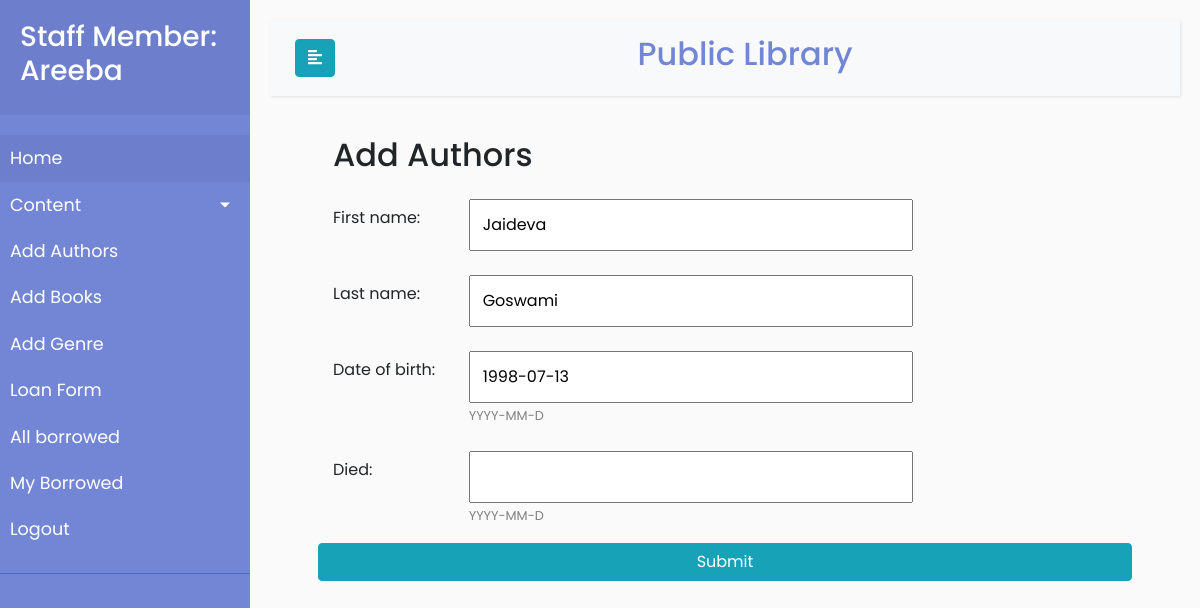
/catalog/author/9/update/ (signed in), run on the app's committed database.
### catalog/models.py (models this page shows, shortened)
class Author(models.Model):
    first_name = models.CharField(max_length=100)
    last_name = models.CharField(max_length=100)
    date_of_birth = models.DateField(null=True, blank=True,help_text='YYYY-MM-D')
    date_of_death = models.DateField('died', null=True, blank=True,help_text='YYYY-MM-D')
    class Meta:
        ordering = ['last_name', 'first_name']

### catalog/views.py (the view)
# urls.py: path('author/<int:pk>/update/', AuthorUpdate.as_view(), name='author_update'),
class AuthorUpdate(PermissionRequiredMixin,UpdateView):
    model = Author
    fields = ['first_name', 'last_name', 'date_of_birth', 'date_of_death']
    permission_required = 'catalog.can_mark_returned'
    success_url = '/catalog/authors/'

### catalog/templates/catalog/author_form.html (shortened to what this page needs)
{% extends 'catalog/base_generic.html' %}
{% block content %}
<div class="col-sm-7 mx-5">
    <h2>Add Authors</h2>
</div>
<form method="post">
    {% for field in form %}
    <div class="form-group row mx-5 mt-4">
      <div class="col-sm-2 col-form-label">{{ field.label_tag }}</div>
        <div class="col-sm-7">
          {{field}} <br>
          {% if field.help_text %}
            <small style="color: grey">{{ field.help_text }}</small>
          {% endif %}
        </div>
    </div>
  {% endfor %}
<div class="form-group row mx-5">
    <button type="submit" class="btn btn-info btn-block">Submit</button>
</div>
</form>
{% endblock %}

### catalog/templates/catalog/base_generic.html (shortened to what this page needs)
<!DOCTYPE html>
<html>
<head>
    <link rel="stylesheet" href="https://stackpath.bootstrapcdn.com/bootstrap/4.1.0/css/bootstrap.min.css">
   {% load static %}
    <link rel="stylesheet" href="{% static 'catalog/CSS/base.css' %}">
    <link rel="stylesheet" href="https://cdnjs.cloudflare.com/ajax/libs/malihu-custom-scrollbar-plugin/3.1.5/jquery.mCustomScrollbar.min.css">
</head>
<body>
  <div class="wrapper">
    {% block sidebar %}
    <nav id="sidebar">
        <div class="sidebar-header">
            {% if user.is_authenticated and perms.catalog.can_mark_returned %}
                <h3>Staff Member: {{user.get_username}}
            {% elif user.is_authenticated %}
                <h3>User: {{user.get_username}}
            {% else %}
                <h3>Public Library</h3>
            {% endif %}
        </div>
        <ul class="list-unstyled components">
            <li class="active">
                <a href="{% url 'catalog:index' %}">Home</a>
            </li>
            <li>
                <a href="#pageSubmenu" data-toggle="collapse" aria-expanded="false" class="dropdown-toggle">Content</a>
            </li>
            {% if perms.catalog.add_author and perms.catalog.add_book %}
                <li><a href="{% url 'catalog:author_create' %}">Add Authors</a></li>
                <li><a href="{% url 'catalog:book_create' %}">Add Books</a></li>
                <li><a href="{% url 'catalog:genre_create' %}">Add Genre</a></li>
                <li><a href="{% url 'catalog:book_instance_create' %}">Loan Form</a></li>
            {% endif %}
            {% if perms.catalog.can_mark_returned%}
                <li><a href="{% url 'catalog:all-borrowed' %}">All borrowed</a></li>
            {% endif %}
            {% if user.is_authenticated %}
                <li><a href="{% url 'catalog:my-borrowed' %}">My Borrowed</a></li>
                <li><a href="{% url 'logout'%}?next={{request.path}}">Logout</a></li>
            {% else %}
                <li><a href="{% url 'login'%}?next={{request.path}}">Login</a></li>
            {% endif %}
    </nav>
    <div id="content">
        <nav class="navbar navbar-expand-lg navbar-light bg-light">
                <div class="container-fluid">
                    <button type="button" id="sidebarCollapse" class="btn btn-info">
                        <i class="fas fa-align-left"></i>
                    </button>
                    <div class="col text-center text-primary">
                        <h2 style="color:#7386D5">Public Library</h2>
                    </div>
                </div>
        </nav>
    {% endblock %}
    {% block content %}{% endblock %}
            <div class="col-sm-7 mx-5">
</div>
    </div>
    </div>
    {% load static %}
</body>
</html>

### catalog/static/catalog/CSS/base.css (style rules this page uses)
body { font-family: 'Poppins', sans-serif; background: #fafafa; }
a, a:hover, a:focus { color: inherit; text-decoration: none; transition: all 0.3s; }
.navbar { padding: 15px 10px; background: #fff; border: none; border-radius: 0; margin-bottom: 40px; box-shadow: 1px 1px 3px rgba(0, 0, 0, 0.1); }
.wrapper { display: flex; width: 100%; align-items: stretch; }
#sidebar { min-width: 250px; max-width: 250px; background: #7386D5; color: #fff; transition: all 0.3s; }
#sidebar .sidebar-header { padding: 20px; background: #6d7fcc; }
#sidebar ul.components { padding: 20px 0; border-bottom: 1px solid #47748b; }
#sidebar ul li a { padding: 10px; font-size: 1.1em; display: block; }
#sidebar ul li.active>a, a[aria-expanded="true"] { color: #fff; background: #6d7fcc; }
a[data-toggle="collapse"] { position: relative; }
.dropdown-toggle::after { display: block; position: absolute; top: 50%; right: 20px; transform: translateY(-50%); }
#content { width: 100%; padding: 20px; min-height: 100vh; transition: all 0.3s; }

### catalog/templates/catalog/author_form.html (style rules this page uses)
input { width:100%; padding: 12px; }

### data on the page
Author: form "Jaideva" "Goswami" "1998-07-13"

### other printed values
{{ user.get_username }} "Areeba"
{{ field.label_tag }} "First name:" "Last name:" "Date of birth:" "Died:"
{{ field.help_text }} "YYYY-MM-D" "YYYY-MM-D"
